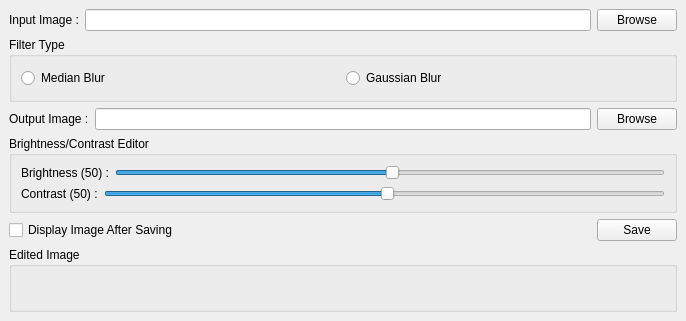
<?xml version="1.0" encoding="UTF-8"?>
<ui version="4.0">
 <class>MainWindow</class>
 <widget class="QMainWindow" name="MainWindow">
  <property name="geometry">
   <rect>
    <x>0</x>
    <y>0</y>
    <width>686</width>
    <height>321</height>
   </rect>
  </property>
  <property name="windowTitle">
   <string>Blur Editor</string>
  </property>
  <widget class="QWidget" name="centralwidget">
   <layout class="QVBoxLayout" name="verticalLayout">
    <item>
     <layout class="QHBoxLayout" name="topHorizontalLayout">
      <item>
       <widget class="QLabel" name="inputLable">
        <property name="text">
         <string>Input Image :</string>
        </property>
       </widget>
      </item>
      <item>
       <widget class="QLineEdit" name="inputLineEdit"/>
      </item>
      <item>
       <widget class="QPushButton" name="inputPushButton">
        <property name="text">
         <string>Browse</string>
        </property>
       </widget>
      </item>
     </layout>
    </item>
    <item>
     <widget class="QGroupBox" name="filterTypeGroupBox">
      <property name="title">
       <string>Filter Type</string>
      </property>
      <layout class="QHBoxLayout" name="horizontalLayout_2">
       <item>
        <widget class="QRadioButton" name="medianBlurRadioButton">
         <property name="text">
          <string>Median Blur</string>
         </property>
        </widget>
       </item>
       <item>
        <widget class="QRadioButton" name="gaussianBlurRadioButton">
         <property name="text">
          <string>Gaussian Blur</string>
         </property>
        </widget>
       </item>
      </layout>
     </widget>
    </item>
    <item>
     <layout class="QHBoxLayout" name="bottomHorizontalLayout">
      <item>
       <widget class="QLabel" name="outputLable">
        <property name="text">
         <string>Output Image :</string>
        </property>
       </widget>
      </item>
      <item>
       <widget class="QLineEdit" name="outputLineEdit"/>
      </item>
      <item>
       <widget class="QPushButton" name="outputPushButton">
        <property name="text">
         <string>Browse</string>
        </property>
       </widget>
      </item>
     </layout>
    </item>
    <item>
     <widget class="QGroupBox" name="editorGroupBox">
      <property name="title">
       <string>Brightness/Contrast Editor</string>
      </property>
      <layout class="QVBoxLayout" name="verticalLayout_2">
       <item>
        <layout class="QHBoxLayout" name="brightnessHorizontalLayout">
         <item>
          <widget class="QLabel" name="brightnessLabel">
           <property name="text">
            <string>Brightness (50) :</string>
           </property>
          </widget>
         </item>
         <item>
          <widget class="QSlider" name="brightnessHorizontalSlider">
           <property name="value">
            <number>50</number>
           </property>
           <property name="orientation">
            <enum>Qt::Horizontal</enum>
           </property>
          </widget>
         </item>
        </layout>
       </item>
       <item>
        <layout class="QHBoxLayout" name="contrastHorizontalLayout">
         <item>
          <widget class="QLabel" name="contrastLabel">
           <property name="text">
            <string>Contrast (50) :</string>
           </property>
          </widget>
         </item>
         <item>
          <widget class="QSlider" name="contrastHorizontalSlider">
           <property name="value">
            <number>50</number>
           </property>
           <property name="orientation">
            <enum>Qt::Horizontal</enum>
           </property>
          </widget>
         </item>
        </layout>
       </item>
      </layout>
     </widget>
    </item>
    <item>
     <layout class="QHBoxLayout" name="saveHorizontalLayout">
      <item>
       <widget class="QCheckBox" name="displayImageCheckBox">
        <property name="text">
         <string>Display Image After Saving</string>
        </property>
       </widget>
      </item>
      <item>
       <spacer name="horizontalSpacer">
        <property name="orientation">
         <enum>Qt::Horizontal</enum>
        </property>
        <property name="sizeHint" stdset="0">
         <size>
          <width>40</width>
          <height>20</height>
         </size>
        </property>
       </spacer>
      </item>
      <item>
       <widget class="QPushButton" name="savePushButton">
        <property name="text">
         <string>Save</string>
        </property>
       </widget>
      </item>
     </layout>
    </item>
    <item>
     <widget class="QGroupBox" name="groupBox">
      <property name="title">
       <string>Edited Image</string>
      </property>
      <layout class="QVBoxLayout" name="verticalLayout_3">
       <item>
        <widget class="QLabel" name="label">
         <property name="text">
          <string/>
         </property>
        </widget>
       </item>
      </layout>
     </widget>
    </item>
   </layout>
  </widget>
 </widget>
 <resources/>
 <connections/>
</ui>
